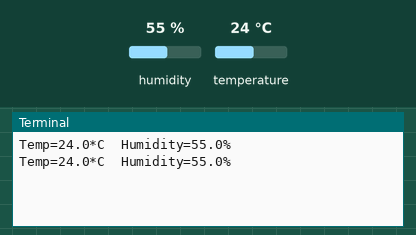
Recording of a program running on a simulated Raspberry Pi (BCM pin numbers). Parts: the last lines printed to the terminal. Inputs (shaded band) come from the test bench; at power-on: humidity 55 %, temperature 24 °C.

Above: at 1.2 s.
1.3 s: humidity set to 22 %
At 2.0 s:
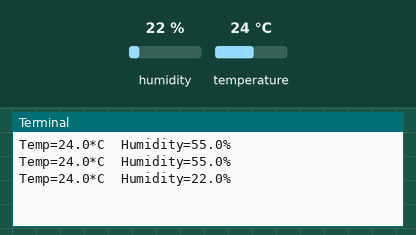
2.8 s: temperature set to 12 °C
At 3.5 s:
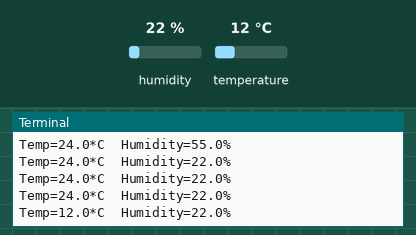
4.3 s: humidity set to 40 %
At 4.3 s:
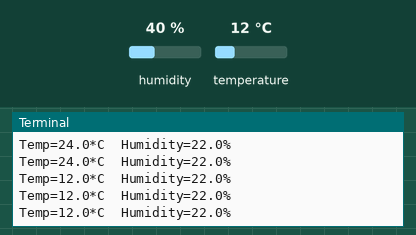
Timing chart, 0 to 7.3 s (numbered marks = the images above; inputs shaded):
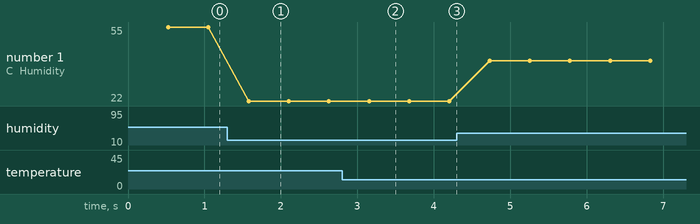

Measured:
- after the input at 1.3 s, the terminal: prints a new line after 0.28 s (image 1)
- after the input at 2.8 s, the terminal: prints a new line after 0.35 s (image 2)
- plotted number 1: 55 → 22 after the input at 1.3 s, 22 → 40 after the input at 4.3 s

The program:

DHT11.py
```python
import RPi.GPIO as GPIO
import Adafruit_DHT
sensor=Adafruit_DHT.DHT11
GPIO.setwarnings(False)
GPIO.setmode(GPIO.BCM)


gpio=17

while True:
    humidity,temperature = Adafruit_DHT.read_retry(sensor,gpio)
    print('Temp={0:0.1f}*C  Humidity={1:0.1f}%'.format(temperature, humidity))

if humidity is not None and temperature is not None:
    print('Temp={0:0.1f}*C Humidity={1:0.1f}%'.format(temperature,humidity))
else:
    print('Failed.Try again!')
```
